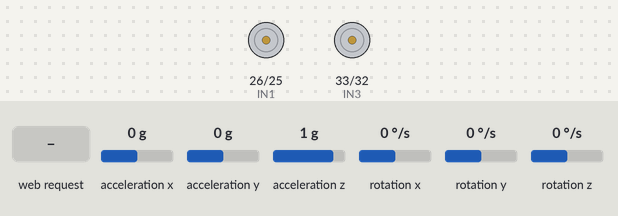
This sketch was run on a simulated ESP32. On the bench: motor-driver pin pairs drawn as motors (green arrow = first pin HIGH = forward, orange = second pin HIGH = backward, longer = more drive). Wiring (inferred from the names in the program): MPU-6050 motion sensor at I2C address 0x68. The test bench sets the inputs (shaded band); at power-on: acceleration y 0 g, rotation x 0 °/s, acceleration z 1 g, acceleration x 0 g, rotation y 0 °/s, rotation z 0 °/s. WiFi joins after 1.5 s; servers stay silent unless stated; EEPROM starts erased; what the sketch prints to the serial monitor is not drawn.

Above: at 2.7 s.
2.8 s: acceleration y set to -1.4 g
At 3.5 s:
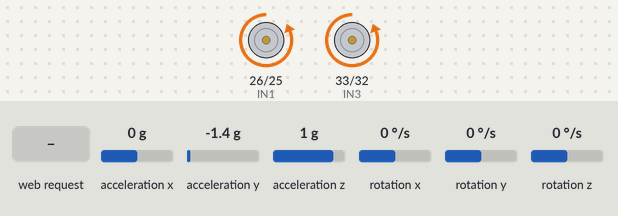
5.1 s: acceleration y set to -1.1 g
6.9 s: acceleration y set to -0.8 g
At 7.6 s:
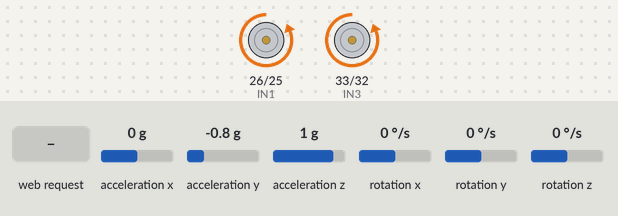
8.5 s: rotation x set to 100 °/s
At 9.39 s:
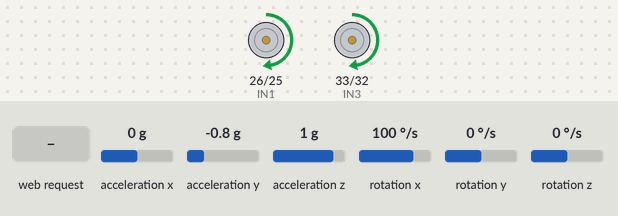
At 9.99 s:
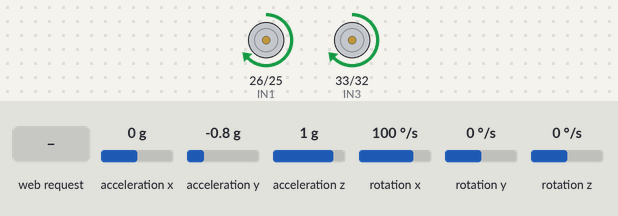
11.5 s: HTTP request GET /apply?ki=1 received
14.5 s: acceleration z set to -1.4 g
Timing chart, 0 to 17.3 s (numbered marks = the images above; inputs shaded):
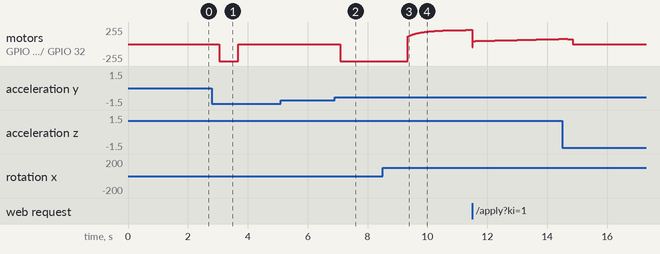

Measured:
- after the input at 2.8 s, motor on GPIO 26 (IN1) / GPIO 25 (IN2), motor on GPIO 33 (IN3) / GPIO 32 (IN4): stopped → backward 255/255 after 0.25 s, → stopped 0.63 s later
- after the input at 5.1 s, every drawn part: stays the same
- after the input at 6.9 s, motor on GPIO 26 (IN1) / GPIO 25 (IN2), motor on GPIO 33 (IN3) / GPIO 32 (IN4): stopped → backward 255/255 after 0.19 s
- after the input at 8.5 s, motor on GPIO 26 (IN1) / GPIO 25 (IN2), motor on GPIO 33 (IN3) / GPIO 32 (IN4): moves from backward 255/255 to forward 212/255 over 2.1 s, starting after 0.85 s

The sketch:

main.ino
```cpp
// #include <OneButton.h>
#include <Preferences.h>
#include <WebServer.h>
#include <WiFi.h>
#include <Wire.h>

// #include <PID_AutoTune_v0.h>
#include <PID_v1.h>

// ================= WIFI ==========================
const char *ssid = "Mshop";
const char *password = "0354545185";
WebServer server(80);

// ================= EEPROM =========================
Preferences prefs;

// ================= L298N PINS ====================
#define IN1 26
#define IN2 25
#define IN3 33
#define IN4 32

// ================= MPU6050 ========================
const int MPU = 0x68;
int16_t AcX, AcY, AcZ, GyX, GyY, GyZ;

float angle = 0, accAngle = 0, gyroRate = 0;
unsigned long lastTime;

// ================= PID ============================
double Input, Output, Setpoint = 0;
double Kp = 10, Ki = 0.15, Kd = 0.6;

PID myPID(&Input, &Output, &Setpoint, Kp, Ki, Kd, DIRECT);

// ==================================================
//                     MOTOR CONTROL
// ==================================================
void motorRun(double pwm) {
  int sp = abs(pwm);
  if (sp > 255)
    sp = 255;

  if (pwm > 0) {
    analogWrite(IN1, 0);
    analogWrite(IN2, sp);
    analogWrite(IN3, 0);
    analogWrite(IN4, sp);
  } else if (pwm < 0) {
    analogWrite(IN1, sp);
    analogWrite(IN2, 0);
    analogWrite(IN3, sp);
    analogWrite(IN4, 0);
  } else {
    analogWrite(IN1, 0);
    analogWrite(IN2, 0);
    analogWrite(IN3, 0);
    analogWrite(IN4, 0);
  }
}

// ==================================================
//           MPU6050 HIGH SPEED CONFIG (1kHz)
// ==================================================
void configMPU() {
  Wire.beginTransmission(MPU);
  Wire.write(0x6B);
  Wire.write(0x00);
  Wire.endTransmission();

  Wire.beginTransmission(MPU);
  Wire.write(0x1A);
  Wire.write(0x03);
  Wire.endTransmission(); // DLPF 42Hz

  Wire.beginTransmission(MPU);
  Wire.write(0x1B);
  Wire.write(0x00);
  Wire.endTransmission(); // gyro ±250

  Wire.beginTransmission(MPU);
  Wire.write(0x1C);
  Wire.write(0x00);
  Wire.endTransmission(); // acc ±2g
}

// ==================================================
//                     MPU READ FIXED
// ==================================================
void readMPU() {
  Wire.beginTransmission(MPU);
  Wire.write(0x3B);
  Wire.endTransmission(false);

  Wire.requestFrom(MPU, 14, true);

  AcX = (Wire.read() << 8) | Wire.read();
  AcY = (Wire.read() << 8) | Wire.read();
  AcZ = (Wire.read() << 8) | Wire.read();

  Wire.read();
  Wire.read(); // skip temp

  GyX = (Wire.read() << 8) | Wire.read();
  GyY = (Wire.read() << 8) | Wire.read();
  GyZ = (Wire.read() << 8) | Wire.read();

  accAngle = atan2(AcY, AcZ) * 57.2958;
  gyroRate = GyX / 131.0;
}

// ==================================================
//                   EEPROM
// ==================================================
void savePID() {
  prefs.begin("pid", false);
  prefs.putDouble("kp", Kp);
  prefs.putDouble("ki", Ki);
  prefs.putDouble("kd", Kd);
  prefs.putDouble("set", Setpoint);
  prefs.end();
}

void loadPID() {
  prefs.begin("pid", true);
  Kp = prefs.getDouble("kp", Kp);
  Ki = prefs.getDouble("ki", Ki);
  Kd = prefs.getDouble("kd", Kd);
  Setpoint = prefs.getDouble("set", Setpoint);
  prefs.end();
}

// ==================================================
//                   PID TASK REALTIME
// ==================================================
void PIDTask(void *param) {
  const TickType_t xFreq = pdMS_TO_TICKS(5);
  TickType_t xLast = xTaskGetTickCount();

  double iTerm = 0;
  lastTime = micros();

  while (1) {
    readMPU();

    unsigned long now = micros();
    float dt = (now - lastTime) / 1000000.0;
    if (dt <= 0 || dt > 0.02)
      dt = 0.005;
    lastTime = now;

    // Complementary filter
    angle = 0.99f * (angle + gyroRate * dt) + 0.01f * accAngle;

    // PID
    double error = Setpoint - angle;

    double pOut = Kp * error;
    if (abs(angle) < 35)
      iTerm += Ki * error * dt;
    iTerm = constrain(iTerm, -180, 180);

    double dOut = -Kd * gyroRate;

    Output = pOut + iTerm + dOut;
    Output = constrain(Output, -255, 255);

    // Motor control
    if (abs(angle) > 45)
      motorRun(0);
    else {
      double pwm = Output;
      if (pwm > 0)
        pwm += 45;
      else if (pwm < 0)
        pwm -= 45;
      motorRun(pwm);
    }

    vTaskDelayUntil(&xLast, xFreq);
  }
}

// ==================================================
//                NEW BEAUTIFUL WEB UI
// ==================================================
String htmlPage() {
  String h =
      "<!DOCTYPE html><html><head>"
      "<meta name='viewport' content='width=device-width,initial-scale=1'>"
      "<title>ESP32 BalanceBot</title>"
      "<style>"
      "body{font-family:Segoe UI,Arial;background:#f0f2f5;margin:0;padding:0}"
      ".header{background:#007bff;padding:18px;color:white;text-align:center;"
      "font-size:26px;font-weight:600;letter-spacing:1px;}"
      ".card{background:white;margin:14px;padding:20px;border-radius:14px;"
      "box-shadow:0 4px 15px rgba(0,0,0,0.12);}"
      ".title{font-size:20px;font-weight:600;margin-bottom:12px;color:#333}"
      ".slider{width:100%}"
      ".minmax{width:48%;padding:8px;font-size:16px;margin-bottom:10px;border-"
      "radius:8px;border:1px solid #ccc;}"
      "input[type=number]{padding:10px;font-size:18px;width:100%;border-radius:"
      "10px;border:1px solid #ccc;margin-bottom:12px}"
      "button{padding:14px;width:100%;background:#28a745;color:white;font-size:"
      "18px;border-radius:10px;border:none;margin-top:10px}"
      "</style>"
      "</head><body>";

  h += "<div class='header'>🤖 ESP32 BalanceBot PID</div>";

  // PID Section
  h += "<div class='card'><div class='title'>PID Tuning</div>";

  auto slider = [&](String n, double v) {
    return "<b>" + n + " = <span id='" + n + "v'>" + String(v) +
           "</span></b><br>"
           "<div style='display:flex;justify-content:space-between;'>"
           "<input id='" +
           n +
           "min' class='minmax' type='number' step='0.01' value='-20' "
           "oninput='updateRange(\"" +
           n +
           "\")'>"
           "<input id='" +
           n +
           "max' class='minmax' type='number' step='0.01' value='20'  "
           "oninput='updateRange(\"" +
           n +
           "\")'>"
           "</div>"
           "<input id='" +
           n +
           "s' type='range' class='slider' min='-20' max='20' step='0.01' "
           "value='" +
           v + "' oninput='" + n + "v.innerHTML=this.value;updatePID(\"" + n +
           "\",this.value)'><br><br>";
  };

  h += slider("kp", Kp);
  h += slider("ki", Ki);
  h += slider("kd", Kd);
  h += slider("set", Setpoint);
  h += "</div>";

  // Manual input
  h += "<div class='card'><div class='title'>Manual Input</div>"
       "<form action='/apply'>"
       "Kp:<input type='number' step='any' name='kp' value='" +
       String(Kp) +
       "'>"
       "Ki:<input type='number' step='any' name='ki' value='" +
       String(Ki) +
       "'>"
       "Kd:<input type='number' step='any' name='kd' value='" +
       String(Kd) +
       "'>"
       "Setpoint:<input type='number' step='any' name='set' value='" +
       String(Setpoint) +
       "'>"
       "<button type='submit'>APPLY</button>"
       "</form></div>";

  // Status
  h += "<div class='card'><div class='title'>Status</div>"
       "Angle: <b id='ang'>0</b><br>"
       "PWM Output: <b id='out'>0</b>"
       "</div>";

  // Script
  h += "<script>"
       "function updateRange(n){"
       " let mn=document.getElementById(n+'min').value;"
       " let mx=document.getElementById(n+'max').value;"
       " let s=document.getElementById(n+'s');"
       " s.min=mn; s.max=mx;"
       " if(s.value<mn) s.value=mn;"
       " if(s.value>mx) s.value=mx;"
       " document.getElementById(n+'v').innerHTML=s.value;"
       " updatePID(n,s.value);"
       "}"

       "function updatePID(k,v){ fetch('/pid?'+k+'='+v); }"

       "setInterval(()=>{fetch('/status').then(r=>r.json()).then(d=>{"
       " ang.innerHTML=d.angle.toFixed(2);"
       " out.innerHTML=d.out.toFixed(0);"
       "})},100);"
       "</script>";

  h += "</body></html>";
  return h;
}

// ==================================================
//                   API HANDLERS
// ==================================================
void handlePID() {
  if (server.hasArg("kp"))
    Kp = server.arg("kp").toDouble();
  if (server.hasArg("ki"))
    Ki = server.arg("ki").toDouble();
  if (server.hasArg("kd"))
    Kd = server.arg("kd").toDouble();
  if (server.hasArg("set"))
    Setpoint = server.arg("set").toDouble();
  savePID();
  server.send(200, "text/plain", "OK");
}

void handleApply() {
  Kp = server.arg("kp").toDouble();
  Ki = server.arg("ki").toDouble();
  Kd = server.arg("kd").toDouble();
  Setpoint = server.arg("set").toDouble();
  savePID();
  server.sendHeader("Location", "/");
  server.send(303);
}

void handleStatus() {
  String j = "{";
  j += "\"angle\":" + String(angle, 2) + ",";
  j += "\"out\":" + String(Output, 0);
  j += "}";
  server.send(200, "application/json", j);
}

// ==================================================
//                      SETUP
// ==================================================
void setup() {
  Serial.begin(115200);
  Wire.begin(21, 22, 400000);

  configMPU();
  loadPID();

  pinMode(IN1, OUTPUT);
  pinMode(IN2, OUTPUT);
  pinMode(IN3, OUTPUT);
  pinMode(IN4, OUTPUT);

  WiFi.begin(ssid, password);
  Serial.print("Connecting");
  while (WiFi.status() != WL_CONNECTED) {
    Serial.print(".");
    delay(250);
  }
  Serial.println("\nConnected!");
  Serial.println(WiFi.localIP());

  server.on("/", []() { server.send(200, "text/html", htmlPage()); });
  server.on("/pid", handlePID);
  server.on("/apply", handleApply);
  server.on("/status", handleStatus);
  server.begin();

  xTaskCreatePinnedToCore(PIDTask, "PID", 12000, NULL, 20, NULL, 1);
}

// ==================================================
void loop() { server.handleClient(); }
```
